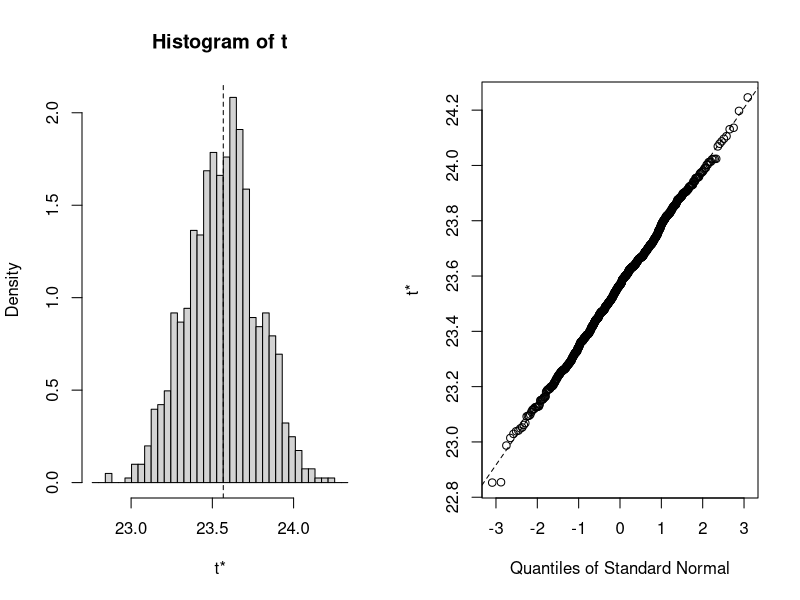

Here is the R script that generated this plot:
# Load dataset
crab_data <- read.csv("data/CrabAgePrediction.csv", colClasses = c(
  Sex = "factor",
  Length = "numeric",
  Diameter = "numeric",
  Height = "numeric",
  Weight = "numeric",
  Shucked_Weight = "numeric",
  Viscera_Weight = "numeric",
  Shell_Weight = "numeric",
  Age = "integer"
))

# Display the structure of the dataset
str(crab_data)

# View the first few rows of the dataset
head(crab_data)

# View the dataset in a separate viewer window
View(crab_data)

# Load necessary libraries
library(caret)
library(dplyr)

# Split the data into training (80%) and test (20%) sets
set.seed(123)
trainIndex <- createDataPartition(crab_data$Age, p = 0.8, list = FALSE)
train_data <- crab_data[trainIndex,]
test_data <- crab_data[-trainIndex,]

# Display the size of training and test sets
cat("Training set size:", nrow(train_data), "\n")
cat("Test set size:", nrow(test_data), "\n")

# Load necessary libraries
library(boot)

# Define a function to calculate the mean of Weight
mean_weight <- function(data, indices) {
  sample_data <- data[indices, ]
  return(mean(sample_data$Weight))
}

# Perform bootstrapping
set.seed(123)
boot_results <- boot(data = crab_data, statistic = mean_weight, R = 1000)

# Display bootstrapping results
print(boot_results)

# Plot the bootstrapping results
plot(boot_results)

# Load necessary libraries
library(caret)

# Define a control function for k-fold cross-validation
control <- trainControl(method = "cv", number = 10)

# Train a linear regression model using k-fold cross-validation
set.seed(123)
cv_model <- train(Age ~ Length + Diameter + Height + Weight + Shucked_Weight + Viscera_Weight + Shell_Weight,
                  data = train_data,
                  method = "lm",
                  trControl = control)

# Display the cross-validation results
print(cv_model)

# Predict on the test set
predictions <- predict(cv_model, newdata = test_data)

# Calculate and display performance metrics
mse <- mean((predictions - test_data$Age)^2)
rmse <- sqrt(mse)
cat("Mean Squared Error:", mse, "\n")
cat("Root Mean Squared Error:", rmse, "\n")
